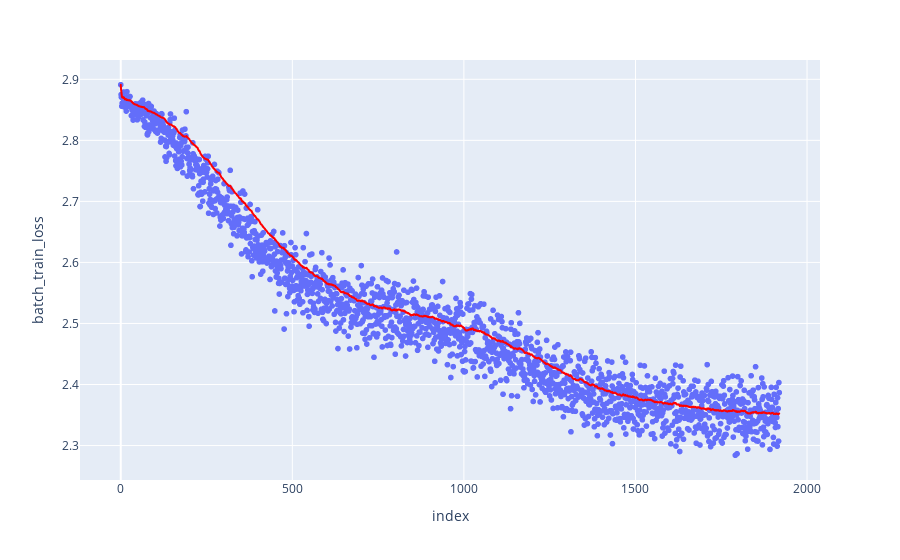

Notebook code for this chart:
### Code cell
import plotly.express as px

px.scatter(training_metrics, y="batch_train_loss", trendline="ewm", trendline_options={"com":60}, trendline_color_override="red")

### Figure 1 — Plotly figure (JSON) as saved in the notebook; plotly's stock layout.template omitted (floating-point values rounded to 4 significant figures; data arrays with more than 128 entries replaced by an {"elided": "..."} marker saying what was removed)
{"data": [{"hovertemplate": "index=%{x}<br>batch_train_loss=%{y}<extra></extra>", "legendgroup": "", "marker": {"color": "#636efa", "symbol": "circle"}, "mode": "markers", "name": "", "showlegend": false, "type": "scattergl", "x": {"elided": "1920 int values"}, "xaxis": "x", "y": {"elided": "1920 float values"}, "yaxis": "y"}, {"hovertemplate": "<b>Exponentially Weighted mean trendline</b><br><br>index=%{x}<br>batch_train_loss=%{y} <b>(trend)</b><extra></extra>", "legendgroup": "", "line": {"color": "red"}, "marker": {"color": "#636efa", "symbol": "circle"}, "mode": "lines", "name": "", "showlegend": false, "type": "scattergl", "x": {"elided": "1920 int values"}, "xaxis": "x", "y": {"elided": "1920 float values"}, "yaxis": "y"}], "layout": {"legend": {"tracegroupgap": 0}, "margin": {"t": 60}, "xaxis": {"anchor": "y", "domain": [0, 1], "title": {"text": "index"}}, "yaxis": {"anchor": "x", "domain": [0, 1], "title": {"text": "batch_train_loss"}}}}
